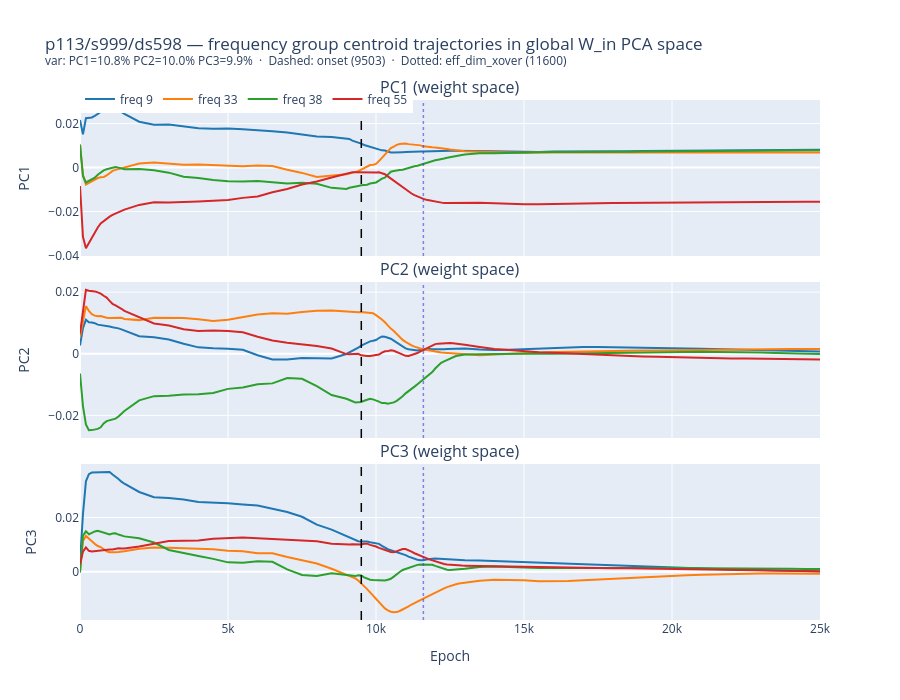

This figure's notebook cell:
### Code cell
epochs_w    = weight_traj['epochs']
centroids_w = weight_traj['centroids']   # (n_epochs, n_groups, 3)
group_freqs = weight_traj['group_freqs']
n_groups    = len(group_freqs)

pc_labels = ['PC1 (weight space)', 'PC2 (weight space)', 'PC3 (weight space)']
fig = make_subplots(rows=3, cols=1, shared_xaxes=True, vertical_spacing=0.05,
                    subplot_titles=pc_labels)

for g in range(n_groups):
    color = GROUP_COLORS[g % len(GROUP_COLORS)]
    freq  = int(group_freqs[g])
    for pc_dim in range(3):
        fig.add_trace(go.Scatter(
            x=epochs_w,
            y=centroids_w[:, g, pc_dim],
            mode='lines',
            name=f'freq {freq}',
            legendgroup=f'freq{freq}',
            showlegend=(pc_dim == 0),
            line=dict(color=color, width=2),
            hovertemplate=f'freq {freq}<br>Epoch %{{x}}<br>PC{pc_dim+1}: %{{y:.3f}}<extra></extra>',
        ), row=pc_dim + 1, col=1)

if WEIGHT_FOCUS_ONSET > 0:
    for row in [1, 2, 3]:
        fig.add_vline(x=WEIGHT_FOCUS_ONSET,
                      line=dict(color='black', dash='dash', width=1.5),
                      row=row, col=1)
if WEIGHT_FOCUS_EFF_XOVER > 0:
    for row in [1, 2, 3]:
        fig.add_vline(x=WEIGHT_FOCUS_EFF_XOVER,
                      line=dict(color='rgba(60,60,210,0.6)', dash='dot', width=1.5),
                      row=row, col=1)

for row, label in enumerate(['PC1', 'PC2', 'PC3'], 1):
    fig.update_yaxes(title_text=label, row=row, col=1)
fig.update_xaxes(title_text='Epoch', row=3, col=1)

fig.update_layout(
    title=f'{WEIGHT_FOCUS} — frequency group centroid trajectories in global W_in PCA space<br>'
          f'<sup>var: PC1={weight_traj["var_ratio"][0]:.1%} PC2={weight_traj["var_ratio"][1]:.1%} '
          f'PC3={weight_traj["var_ratio"][2]:.1%}  ·  '
          f'Dashed: onset ({WEIGHT_FOCUS_ONSET})  ·  Dotted: eff_dim_xover ({WEIGHT_FOCUS_EFF_XOVER})</sup>',
    height=700, legend=dict(orientation='h', y=1.03),
)
fig.show()
